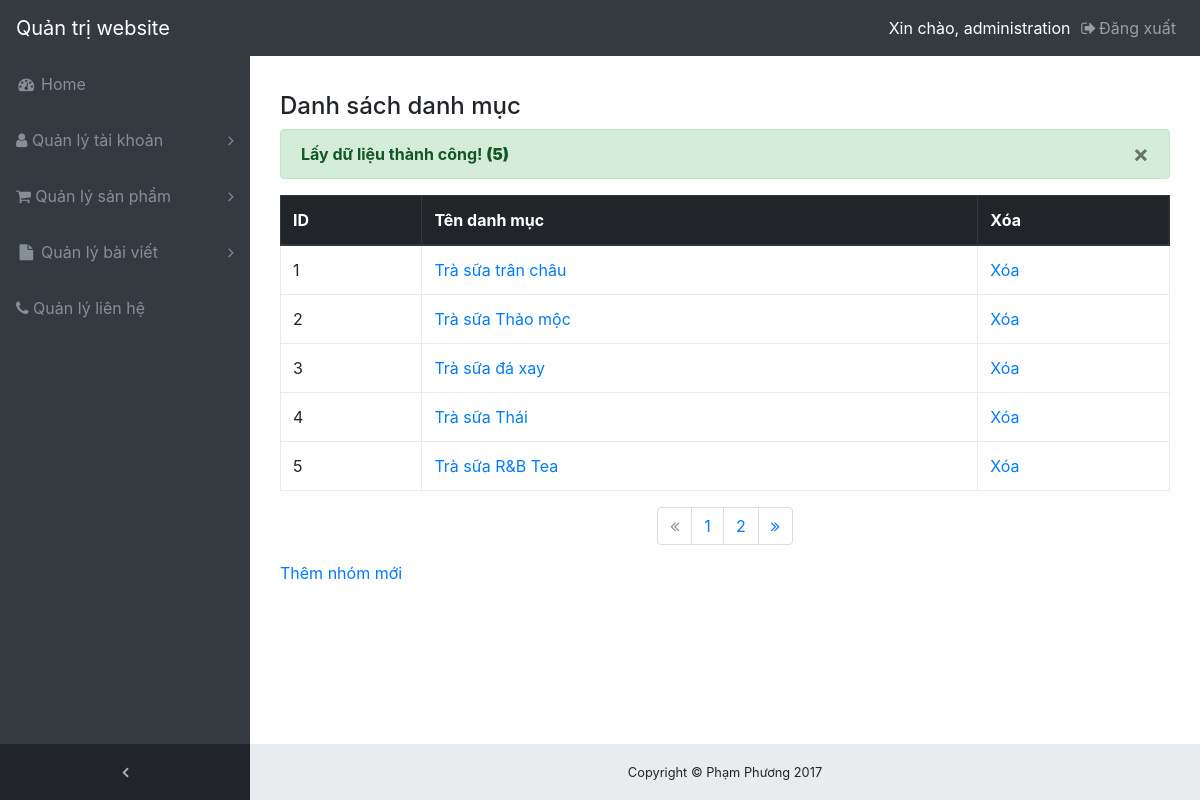
/index.php?controller=admin-product&action=list-category (signed in), run on the app's committed database.
### tables this page shows
CREATE TABLE `danhmucsp` (
  `id` int(11) NOT NULL,
  `ten_danh_muc` varchar(100) NOT NULL
);

### Controller/AdminProductController.php (called while the page is built, shortened)
<?php
require_once app_path . '/Model/AdminProductModel.php';
function listCategoryAction(){
    $dataView      = null;
    $total_records = countDanhMucSP();
    $total_pages = ceil($total_records / _admin_page_limit);
    $current_page = @intval($_GET['page']);
    if ($current_page < 1)
        $current_page = 1;
    $offset = ($current_page - 1) * _admin_page_limit;
    $list   = Select_list_danh_muc_sp($offset);
    if (is_array($list)) {
        $dataView['data']        = $list;
        $dataView['total_pages'] = $total_pages;
        $dataView['msg']         = 'Lấy dữ liệu thành công!';
    } else {
        $dataView['msg'] = $list;
    }
    renderView($dataView);
}
?>

### Model/AdminProductModel.php (called while the page is built, shortened)
<?php
function Select_list_danh_muc_sp( $offset = 0){
    $limit = _admin_page_limit;
    $sql = "SELECT * FROM danhmucsp ORDER BY id ASC LIMIT $offset,$limit";
    $res = mysqli_query($GLOBALS['conn'],$sql);
    $return_data = array();
    while ($row = mysqli_fetch_assoc($res)){
        $return_data[] = $row;
    }
    return $return_data;
}
?>

### View/admin-product/list-category.phtml (the view)
<div class="container-fluid">
    <h4 class="margin-top-20">Danh sách danh mục</h4>
    <div class="alert alert-success alert-dismissable fade show">
        <button type="button" class="close" data-dismiss="alert">&times;</button>
        <?php
        if (!empty($data['msg'])) {
            $tong = count($data['data']);
            echo '<b>' . $data['msg'] . " <strong>($tong)</strong></b>";
        }
        ?>
    </div>
    <div class="table-responsive">
        <table class="table table-bordered table-hover">
            <thead class="thead-dark">
            <th>ID</th>
            <th>Tên danh mục</th>
            <th>Xóa</th>
            </thead>
            <?php
            foreach ($data['data'] as $row) {
                $link = '?controller=admin-product&action=edit-category&id=' . $row['id'];
                $link_delete = '?controller=admin-product&action=delete-category&id=' . $row['id'];
                echo '<tr><td>' . $row['id'] . '</td><td><a href="' . $link . '">' . $row['ten_danh_muc'] . '</a></td><td><a href="' . $link_delete . '">Xóa</a> </td></tr>';
            }
            ?>
        </table>
    </div>
    <?php
    if ($data['total_pages'] > 1) {
        $previous = isset($_GET['page'])?$_GET['page']-1:1;
        $next = isset($_GET['page'])?$_GET['page']+1:2;
        if(@$_GET['page']==1 || !isset($_GET['page'])){
            $disabled1 = 'disabled';
        }
        else{
            $disabled1 = '';
        }
        if(@$_GET['page']==$data['total_pages']){
            $disabled2 = 'disabled';
        }
        else{
            $disabled2 = '';
        }
        ?>
        <ul class="pagination">
            <li class="page-item <?php echo $disabled1;?>"><a class="page-link" href="?controller=admin-product&action=list-category&page=<?php echo $previous;?>"><i class="fa fa-angle-double-left"></i></a></li>
            <?php
            for ($page = 1; $page <= $data['total_pages']; $page++) {
                if(@$_GET['page']==$page){
                    $active = 'active';
                }
                else{
                    $active = '';
                }
                echo '<li class="page-item '.$active.'"><a class="page-link" href="?controller=admin-product&action=list-category&page=' . $page . '">' . $page . '</a></li>';
            }
            ?>
            <li class="page-item <?php echo $disabled2;?>"><a class="page-link" href="?controller=admin-product&action=list-category&page=<?php echo $next; ?>"><i class="fa fa-angle-double-right"></i></a></li>
        </ul>
        <?php
    }
    ?>
    <a href="?controller=admin-product&action=add-category">Thêm nhóm mới</a>
</div>

### public/backend/css/style.css (style rules this page uses)
.margin-top-20 { margin-top: 20px; }
body { margin: 0px; padding: 0px; }
a { color:#8cc63f; }
.page-link { color:#8cc63f; }
.pagination { justify-content: center; }

### public/backend/css/sb-admin.css (style rules this page uses)
html { position: relative; min-height: 100%; }
body { overflow-x: hidden; }
body.sticky-footer { margin-bottom: 56px; }
body.fixed-nav { padding-top: 56px; }

### data on the page
danhmucsp: id "1", ten_danh_muc "Trà sữa trân châu"
danhmucsp: id "2", ten_danh_muc "Trà sữa Thảo mộc"
danhmucsp: id "3", ten_danh_muc "Trà sữa đá xay"
danhmucsp: id "4", ten_danh_muc "Trà sữa Thái"
danhmucsp: id "5", ten_danh_muc "Trà sữa R&B Tea"

### other printed values
$data['msg'] "Lấy dữ liệu thành công!"
$tong "5"
